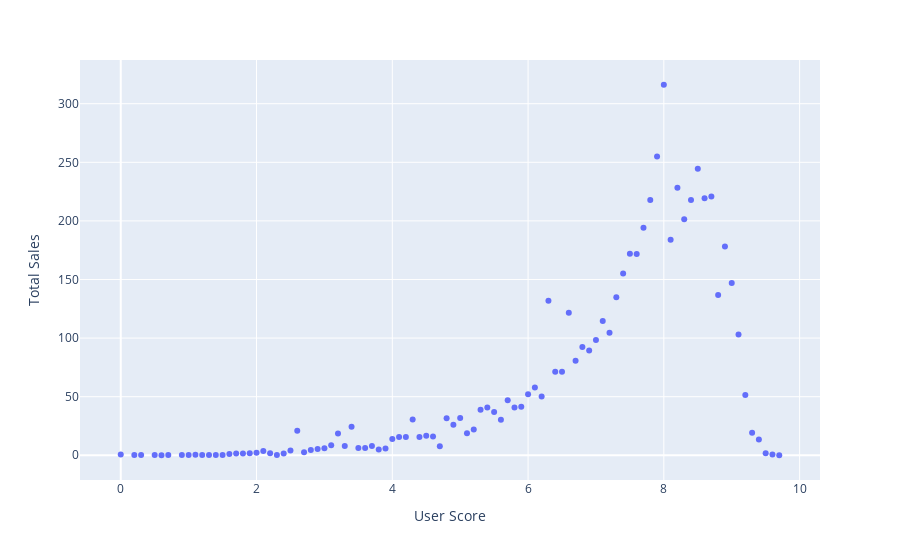

Notebook code cell kept with this figure:
### Markdown cell above
Now let's check the user score

### Code cell
# Reviews y ventas. 
user_critics_df = df.groupby(by='user_score')["total_sales"].sum().reset_index()
fig7 = px.scatter(user_critics_df,x="user_score",y='total_sales')
fig7.update_layout(xaxis_title='User Score', yaxis_title='Total Sales')
fig7.show()
corr2= df['user_score'].corr(df["total_sales"])
print(f'La correlación de user score y sales score es de {corr2}')

### Figure 1 — Plotly figure (JSON) as saved in the notebook; plotly's stock layout.template omitted (floating-point values rounded to 4 significant figures)
{"data": [{"hovertemplate": "user_score=%{x}<br>total_sales=%{y}<extra></extra>", "legendgroup": "", "marker": {"color": "#636efa", "symbol": "circle"}, "mode": "markers", "name": "", "orientation": "v", "showlegend": false, "type": "scatter", "x": [0, 0.2, 0.3, 0.5, 0.6, 0.7, 0.9, 1, 1.1, 1.2, 1.3, 1.4, 1.5, 1.6, 1.7, 1.8, 1.9, 2, 2.1, 2.2, 2.3, 2.4, 2.5, 2.6, 2.7, 2.8, 2.9, 3, 3.1, 3.2, 3.3, 3.4, 3.5, 3.6, 3.7, 3.8, 3.9, 4, 4.1, 4.2, 4.3, 4.4, 4.5, 4.6, 4.7, 4.8, 4.9, 5, 5.1, 5.2, 5.3, 5.4, 5.5, 5.6, 5.7, 5.8, 5.9, 6, 6.1, 6.2, 6.3, 6.4, 6.5, 6.6, 6.7, 6.8, 6.9, 7, 7.1, 7.2, 7.3, 7.4, 7.5, 7.6, 7.7, 7.8, 7.9, 8, 8.1, 8.2, 8.3, 8.4, 8.5, 8.6, 8.7, 8.8, 8.9, 9, 9.1, 9.2, 9.3, 9.4, 9.5, 9.6, 9.7], "xaxis": "x", "y": [0.72, 0.15, 0.34, 0.24, 0.12, 0.22, 0.16, 0.14, 0.41, 0.29, 0.19, 0.3, 0.26, 1.08, 1.59, 1.54, 1.76, 2.16, 3.73, 1.68, 0.15, 1.57, 4.08, 20.91, 2.6, 4.51, 5.38, 6.1, 8.54, 18.51, 7.87, 24.27, 6.26, 6.24, 7.91, 4.92, 5.84, 13.87, 15.52, 15.57, 30.45, 15.53, 16.58, 16.02, 7.74, 31.55, 26.08, 31.83, 18.88, 22.09, 38.77, 40.68, 36.97, 30.23, 46.86, 40.71, 41.42, 52.17, 57.74, 50.26, 131.8, 71.34, 71.28, 121.6, 80.68, 92.3, 89.46, 98.37, 114.5, 104.5, 134.8, 155.2, 172.0, 171.8, 194.2, 217.8, 254.9, 316.2, 183.9, 228.3, 201.5, 217.8, 244.4, 219.2, 220.8, 136.8, 178.1, 147.0, 103.0, 51.49, 19.23, 13.48, 1.72, 0.73, 0.03], "yaxis": "y"}], "layout": {"legend": {"tracegroupgap": 0}, "margin": {"t": 60}, "xaxis": {"anchor": "y", "domain": [0, 1], "title": {"text": "User Score"}}, "yaxis": {"anchor": "x", "domain": [0, 1], "title": {"text": "Total Sales"}}}}
